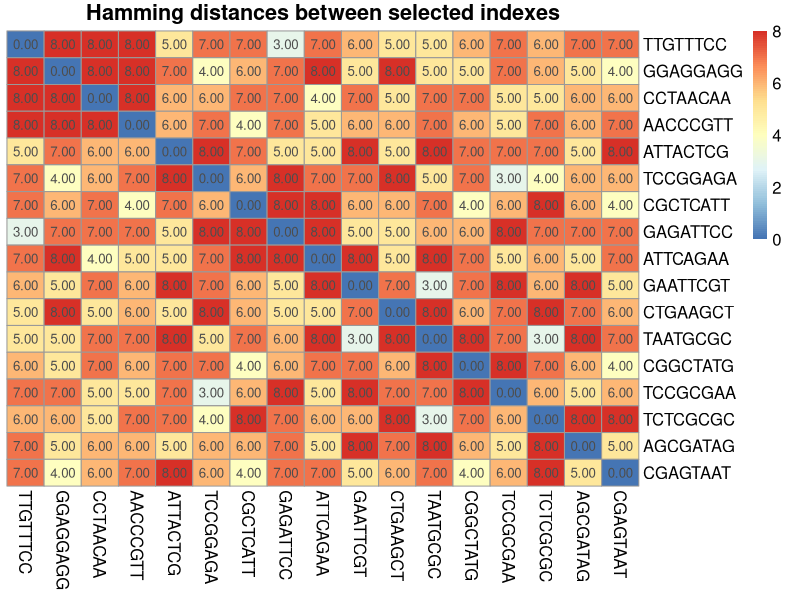

This chart was generated by the following R code:
# check hamming distance of all pairwise comparisons
#

library(stringdist)
library(pheatmap)
library(ggplot2)

# list indexes
indexes <- c("TTGTTTCC",
"GGAGGAGG",
"CCTAACAA",
"AACCCGTT",
"ATTACTCG",
"TCCGGAGA",
"CGCTCATT",
"GAGATTCC",
"ATTCAGAA",
"GAATTCGT",
"CTGAAGCT",
"TAATGCGC",
"CGGCTATG",
"TCCGCGAA",
"TCTCGCGC",
"AGCGATAG",
"CGAGTAAT")

# setup matrix of indexes
indexes2 <- as.matrix(indexes)
mat <- stringdistmatrix(a = indexes2, method = "hamming")
mat <- as.matrix(mat)
mat <- as.data.frame(mat)
colnames(mat) <- indexes
rownames(mat) <- indexes

# plot hamming distance matrix
pheatmap(mat, cluster_rows = F, cluster_cols = F, display_numbers = T, fontsize = 12, main = "Hamming distances between selected indexes", show_colnames = T, show_rownames = T)
